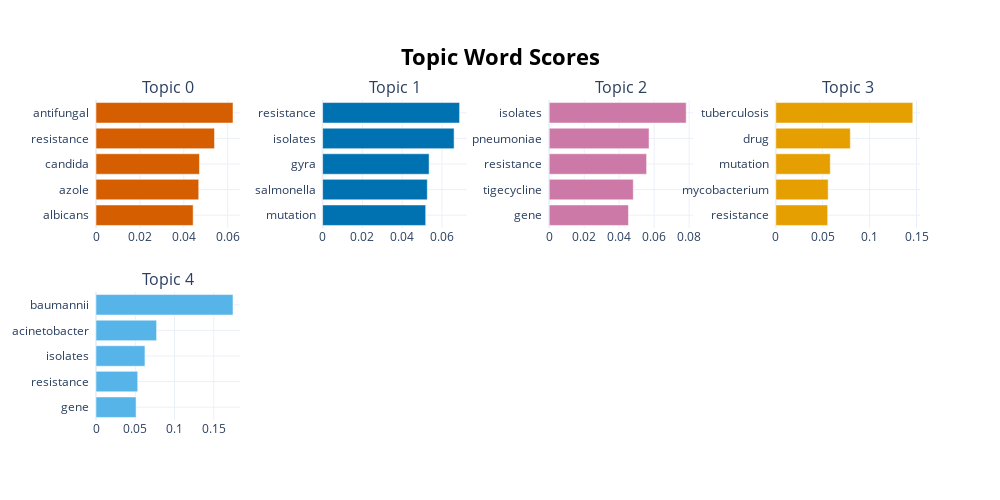

The notebook cell this image was saved under:
### Code cell
review_lemmatized = reviews_datasets['cleaned_text'] .tolist()
# Initiate UMAP
umap_model = UMAP(n_neighbors=15, 
                  n_components=5, 
                  min_dist=0.0, 
                  metric='cosine', 
                  random_state=100)
# Initiate BERTopic
topic_model = BERTopic(nr_topics=5, umap_model=umap_model, language="english", calculate_probabilities=True)
# Run BERTopic model
topics, probabilities = topic_model.fit_transform(review_lemmatized)
topic_model.get_topic_info()
topic_model.visualize_barchart(top_n_topics=12)

### Figure 1 — Plotly figure (JSON) as saved in the notebook; plotly's stock layout.template omitted (floating-point values rounded to 4 significant figures)
{"data": [{"marker": {"color": "#D55E00"}, "orientation": "h", "type": "bar", "x": [0.04425, 0.04679, 0.04712, 0.05397, 0.0624], "xaxis": "x", "y": ["albicans  ", "azole  ", "candida  ", "resistance  ", "antifungal  "], "yaxis": "y"}, {"marker": {"color": "#0072B2"}, "orientation": "h", "type": "bar", "x": [0.0518, 0.05261, 0.05351, 0.06607, 0.06883], "xaxis": "x2", "y": ["mutation  ", "salmonella  ", "gyra  ", "isolates  ", "resistance  "], "yaxis": "y2"}, {"marker": {"color": "#CC79A7"}, "orientation": "h", "type": "bar", "x": [0.04532, 0.04807, 0.05567, 0.05707, 0.0783], "xaxis": "x3", "y": ["gene  ", "tigecycline  ", "resistance  ", "pneumoniae  ", "isolates  "], "yaxis": "y3"}, {"marker": {"color": "#E69F00"}, "orientation": "h", "type": "bar", "x": [0.0553, 0.05581, 0.05804, 0.07941, 0.146], "xaxis": "x4", "y": ["resistance  ", "mycobacterium  ", "mutation  ", "drug  ", "tuberculosis  "], "yaxis": "y4"}, {"marker": {"color": "#56B4E9"}, "orientation": "h", "type": "bar", "x": [0.05104, 0.0531, 0.06232, 0.07714, 0.1744], "xaxis": "x5", "y": ["gene  ", "resistance  ", "isolates  ", "acinetobacter  ", "baumannii  "], "yaxis": "y5"}], "layout": {"annotations": [{"font": {"size": 16}, "showarrow": false, "text": "Topic 0", "x": 0.0875, "xanchor": "center", "xref": "paper", "y": 1, "yanchor": "bottom", "yref": "paper"}, {"font": {"size": 16}, "showarrow": false, "text": "Topic 1", "x": 0.3625, "xanchor": "center", "xref": "paper", "y": 1, "yanchor": "bottom", "yref": "paper"}, {"font": {"size": 16}, "showarrow": false, "text": "Topic 2", "x": 0.6375, "xanchor": "center", "xref": "paper", "y": 1, "yanchor": "bottom", "yref": "paper"}, {"font": {"size": 16}, "showarrow": false, "text": "Topic 3", "x": 0.9125, "xanchor": "center", "xref": "paper", "y": 1, "yanchor": "bottom", "yref": "paper"}, {"font": {"size": 16}, "showarrow": false, "text": "Topic 4", "x": 0.0875, "xanchor": "center", "xref": "paper", "y": 0.4, "yanchor": "bottom", "yref": "paper"}], "height": 500, "hoverlabel": {"bgcolor": "white", "font": {"family": "Rockwell", "size": 16}}, "showlegend": false, "title": {"font": {"color": "Black", "size": 22}, "text": "<b>Topic Word Scores", "x": 0.5, "xanchor": "center", "yanchor": "top"}, "width": 1000, "xaxis": {"anchor": "y", "domain": [0, 0.175], "showgrid": true}, "xaxis2": {"anchor": "y2", "domain": [0.275, 0.45], "showgrid": true}, "xaxis3": {"anchor": "y3", "domain": [0.55, 0.725], "showgrid": true}, "xaxis4": {"anchor": "y4", "domain": [0.825, 1], "showgrid": true}, "xaxis5": {"anchor": "y5", "domain": [0, 0.175], "showgrid": true}, "xaxis6": {"anchor": "y6", "domain": [0.275, 0.45], "showgrid": true}, "xaxis7": {"anchor": "y7", "domain": [0.55, 0.725], "showgrid": true}, "xaxis8": {"anchor": "y8", "domain": [0.825, 1], "showgrid": true}, "yaxis": {"anchor": "x", "domain": [0.6, 1], "showgrid": true}, "yaxis2": {"anchor": "x2", "domain": [0.6, 1], "showgrid": true}, "yaxis3": {"anchor": "x3", "domain": [0.6, 1], "showgrid": true}, "yaxis4": {"anchor": "x4", "domain": [0.6, 1], "showgrid": true}, "yaxis5": {"anchor": "x5", "domain": [0, 0.4], "showgrid": true}, "yaxis6": {"anchor": "x6", "domain": [0, 0.4], "showgrid": true}, "yaxis7": {"anchor": "x7", "domain": [0, 0.4], "showgrid": true}, "yaxis8": {"anchor": "x8", "domain": [0, 0.4], "showgrid": true}}}
